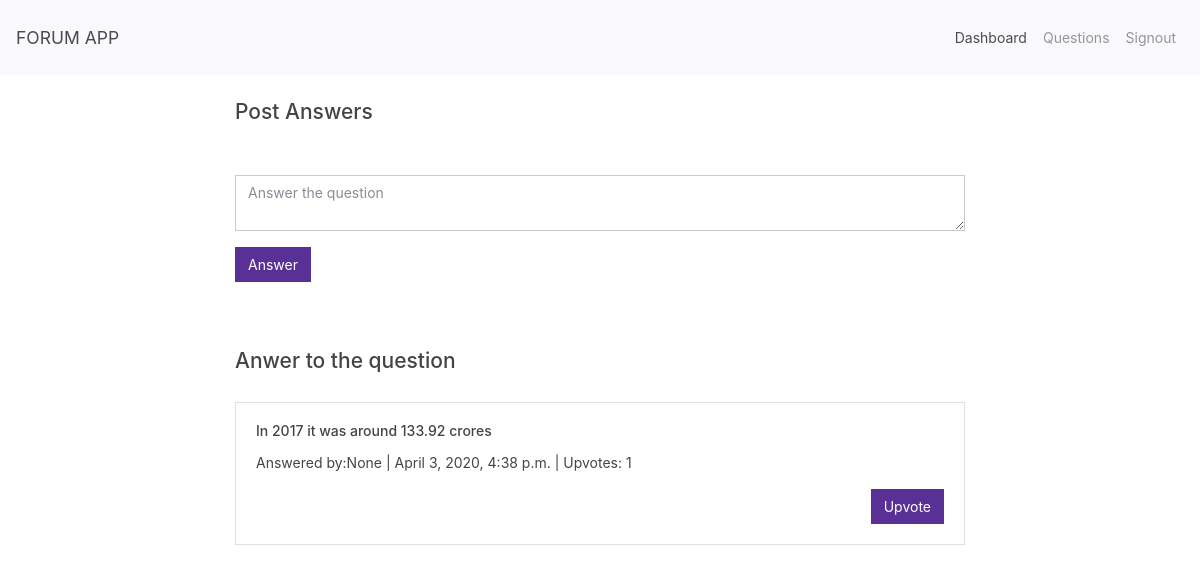
The page /discussion/1/ on the database its author committed.
### forumapp/models.py (models this page shows, shortened)
class Answer(models.Model):
	answer=models.CharField(max_length=100)
	timestamp=models.DateTimeField()
	question=models.ForeignKey(Question,on_delete=models.CASCADE,null=True,blank=True)
	author=models.ForeignKey(User,on_delete=models.CASCADE,null=True,blank=True)
	upvotes=models.IntegerField()

### forumapp/views.py (the view, shortened to what this page needs)
# urls.py: path("discussion/<int:question_id>/",discussion),
def discussion(request,question_id):
	question=Question.objects.get(pk=question_id)
	all_answers=Answer.objects.filter(question=question_id)
	return render(request,"discussion.html",{"all_answers":all_answers,"question":question})

### forumapp/templates/discussion.html (shortened to what this page needs)
{% extends 'base1.html' %}
{% block body %}
<div class="container">
	<div class="row">
		<div class="col-md-2"></div>
		<div class="col-md-8">
		<div class="sub-head mt-4 mb-2">
			<h4>Post Answers</h4>
		</div><br>
		<form action="/discussion/{{question.id}}/" method="POST">
			<div class="form-group">
				<textarea class="form-control" name="answer" placeholder="Answer the question"></textarea>
			</div>
			<button type="submit" class="btn btn-primary">Answer</button>
		</form>
		<br>
		<br>
		<div class="sub-head mt-4 mb-2">
			<h4>Anwer to the question</h4>
		</div><br>
		{% for answers in all_answers %}
		<div class="card" style="width: 100%;margin-bottom: 10px;">
				<div class="card-body">
					<h6 class="card-title">{{answers.answer}}</h6>
					<p class="card-text">Answered by:{{answers.author}} | {{answers.timestamp}} | Upvotes: {{answers.upvotes}}</p>
					<a href="/upvote/{{answers.id}}" class="btn btn-primary" style="float: right;">Upvote</a>
				</div>
			</div><br>
			{% endfor %}
		</div>
		<div class="col-md-2"></div>
	</div>
</div>
{% endblock %}

### rows shown on the page
Answer: answer "In 2017 it was around 133.92 crores", author "None", timestamp "April 3, 2020, 4:38 p.m.", upvotes "1"
